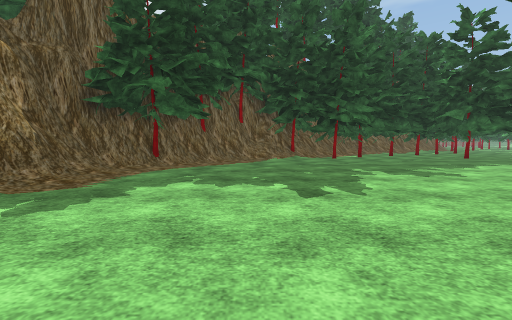
View 1 (above)

24 first-person views from a walk through a scene from a Unity 3-D project. The camera is 1.2 m above the floor, tilts 4° down and sees 90° across. The floor is counted in squares, 2 m on a side. Each view is taken from the middle of a square. On the plan, view 1 faces up. The plan holds only what a view shows up to about 9 squares ahead; the rest is blank. The place goes on beyond the plan. The player character is not drawn. Some animated figures are left out. Some surface patterns are stand-ins.

View 2
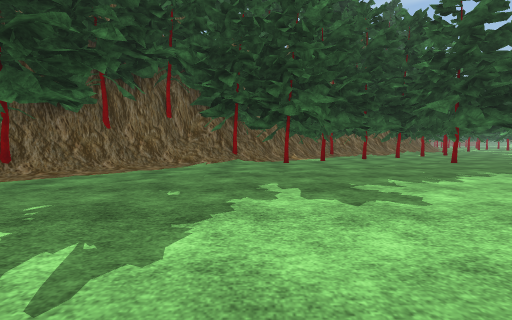

View 3
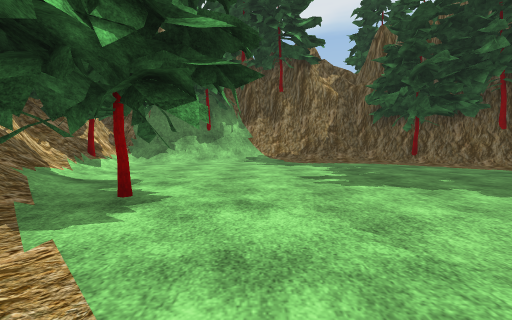

View 4
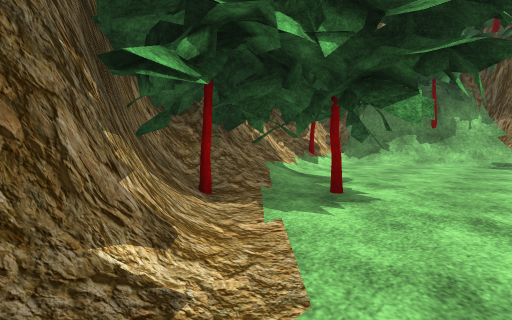

View 5
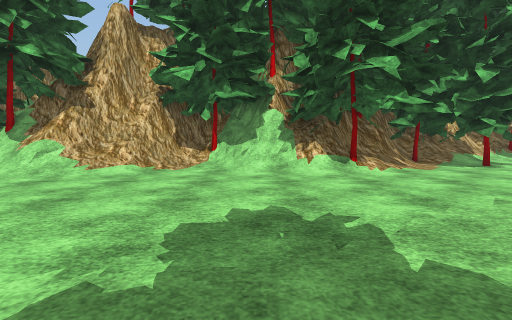

View 6
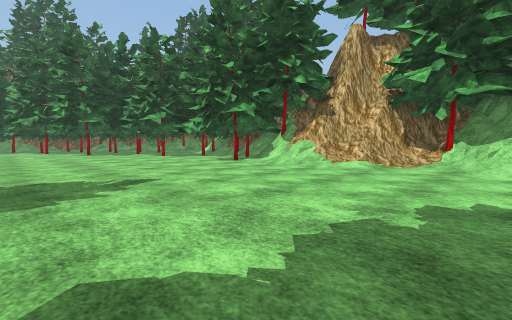

View 7
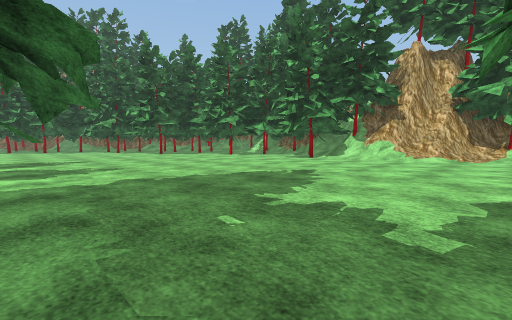

View 8
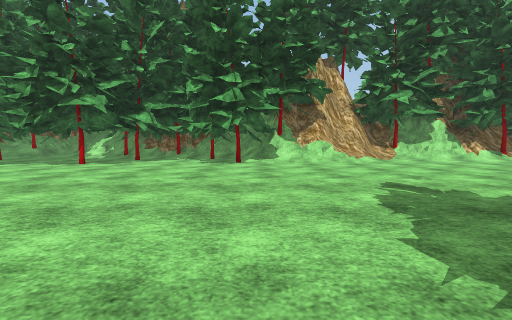

View 9
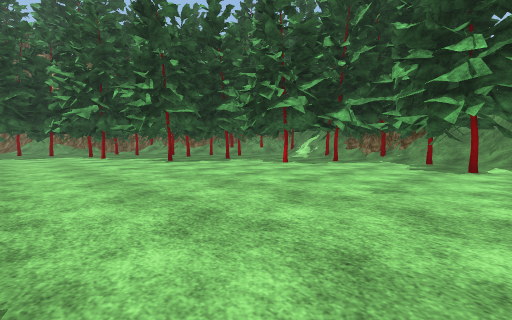

View 10
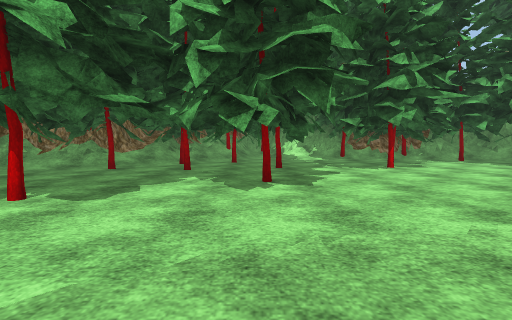

View 11
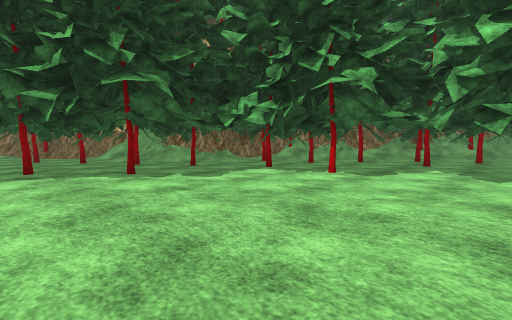

View 12
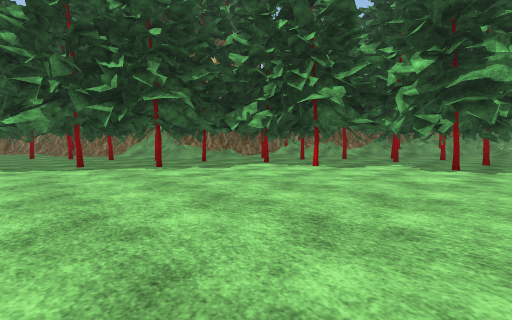

View 13
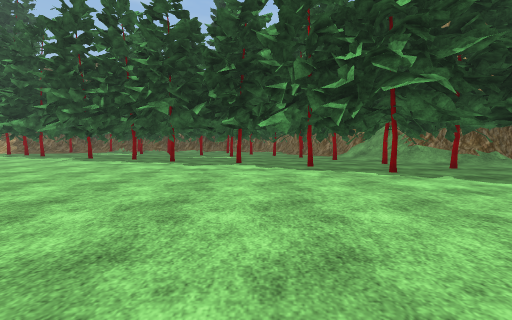

View 14
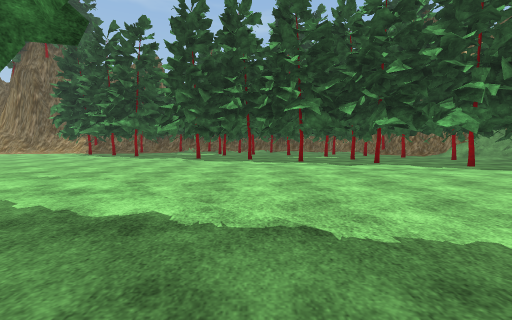

View 15
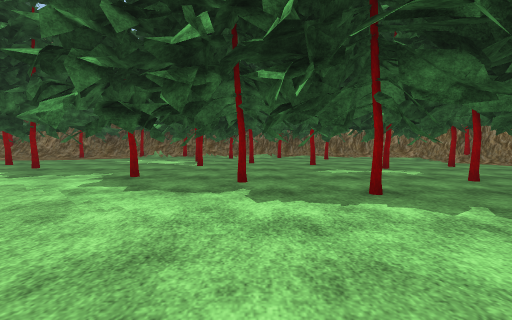

View 16
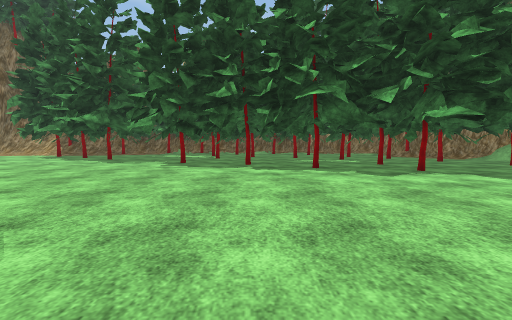

View 17
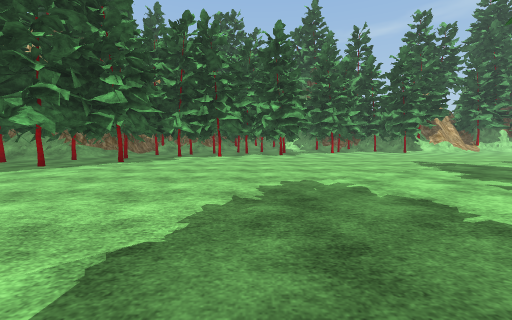

View 18
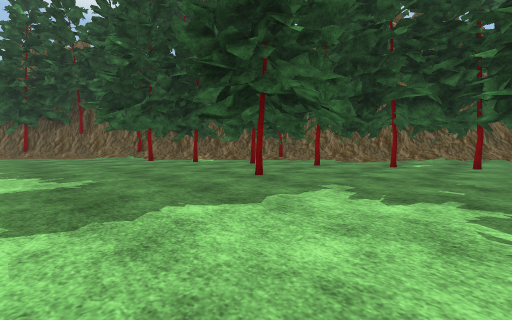

View 19
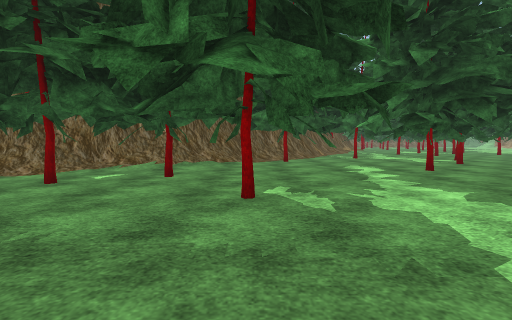

View 20
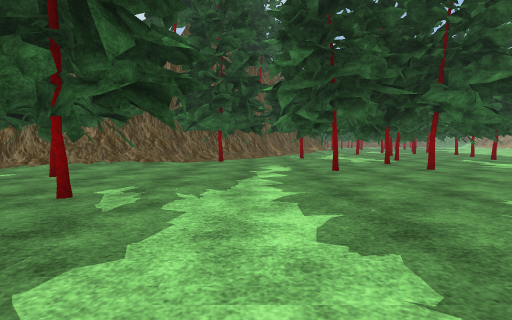

View 21
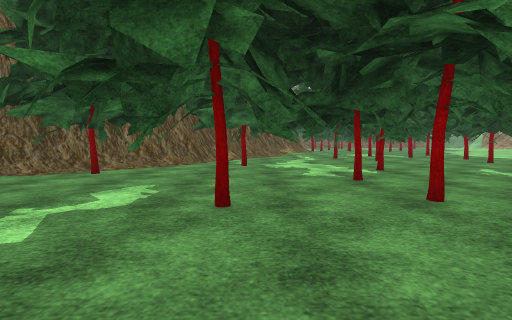

View 22
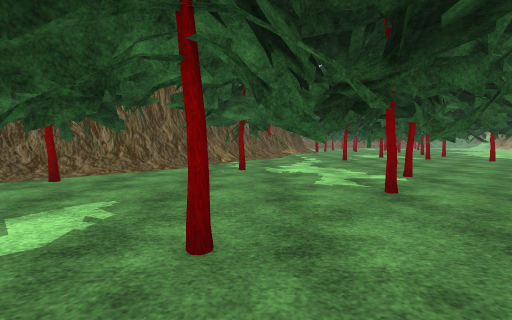

View 23
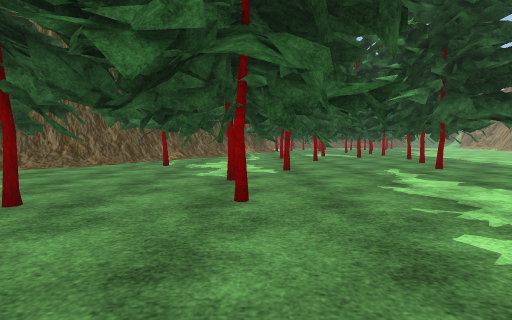

View 24
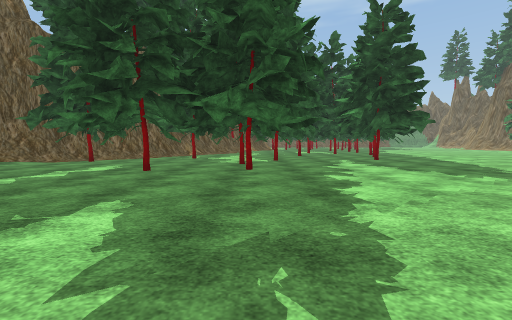

### Floor plan
Key: @ floor where view 1 was taken; # wall or solid block; x gap in a wall; . floor; / step, stairs or slope; T thing the floor can be seen under or through.
Columns run from 4 left of view 1 to 35 right of it. Each row starts with its distance up from view 1.
 22                                 .....##
 21                             #.......TT..
 20                        ######....... T..
 19                       ....###..... T.  T
 18                ###   TTTT.##......TTTT#
 17               ##/##  T TT.........TT.##
 16              ##/.### TT............#..#
 15              #//...#TTTT..........##.##
 14              ##....##.TT...........####
 13              ##x#................####
 12         #####  .#................###
 11        ##.###...##............. #..#
 10    ######...#..................#####
  9   ##//.##...#..................##
  8  ##/........................... #
  7 ##/.........................###.#
  6 #/........................# .####
  5 #/.......................###..##
  4 #/.......................######
  3 #.............../. #..####
  2 #/.......////.//#/######
  1 #/...#.#/###########
  0 #/..@.#####
 -1 #/.////##
 -2 ####/###
 -3   ####

Where each view was taken, in squares from view 1:
view 1: 0 up, 0 right, facing up
view 2: 2 up, 2 right, facing up
view 3: 2 up, 5 right, facing left
view 4: 2 up, 5 right, facing down-left
view 5: 7 up, 8 right, facing down
view 6: 8 up, 8 right, facing down-right
view 7: 11 up, 9 right, facing down-right
view 8: 10 up, 14 right, facing down
view 9: 9 up, 14 right, facing down-right
view 10: 9 up, 22 right, facing down
view 11: 11 up, 22 right, facing down-right
view 12: 12 up, 21 right, facing down-right
view 13: 12 up, 22 right, facing right
view 14: 16 up, 22 right, facing right
view 15: 16 up, 27 right, facing right
view 16: 16 up, 24 right, facing right
view 17: 17 up, 23 right, facing down
view 18: 6 up, 11 right, facing up-left
view 19: 9 up, 12 right, facing up
view 20: 9 up, 14 right, facing up
view 21: 12 up, 16 right, facing up
view 22: 13 up, 16 right, facing up
view 23: 12 up, 18 right, facing up
view 24: 9 up, 18 right, facing up
